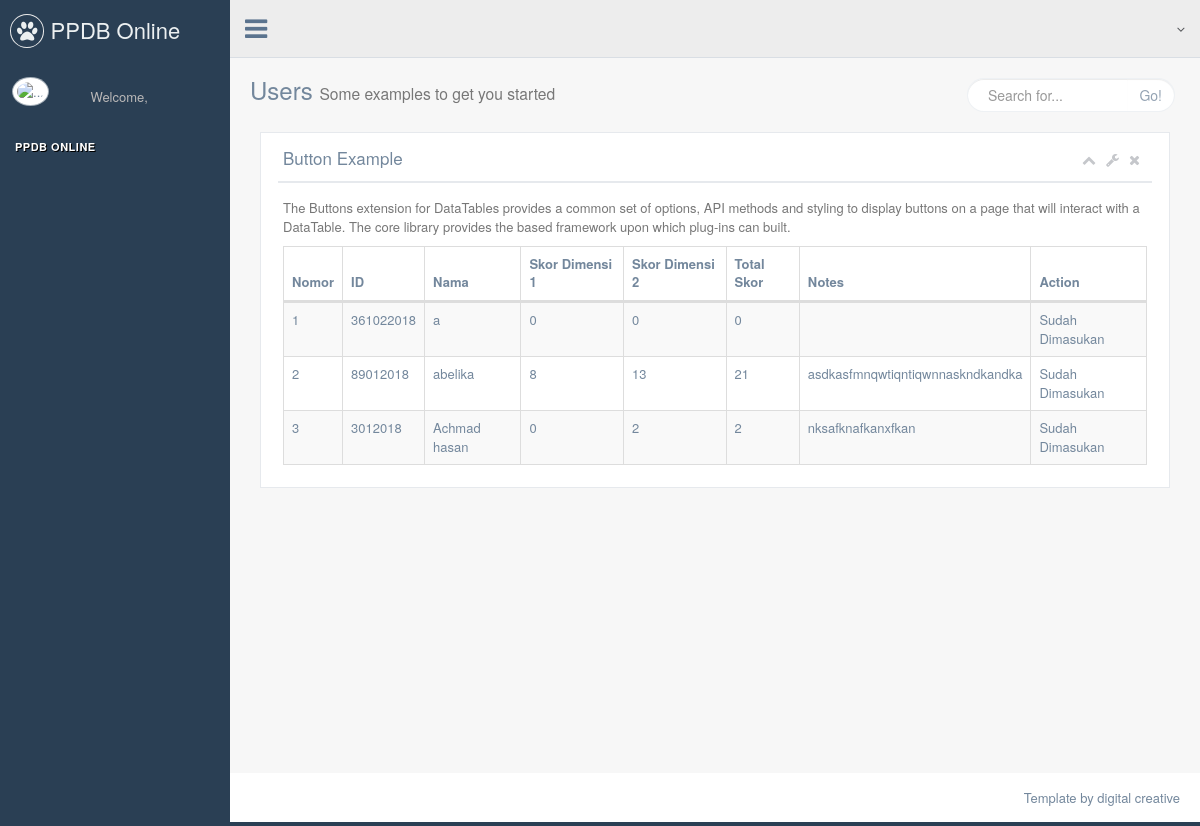
Screenshot of /index.php/admin/list_siswa_all with the database file from the repository.
### tables this page shows
CREATE TABLE `membership` (
  `id` int(11) NOT NULL,
  `nama` varchar(255) DEFAULT NULL,
  `asal_daerah` varchar(255) DEFAULT NULL,
  `email` varchar(255) NOT NULL DEFAULT '',
  `role` int(11) DEFAULT '1',
  `status` int(11) NOT NULL DEFAULT '0',
  `foto_pribadi` varchar(2500) DEFAULT '',
  `password` varchar(32) DEFAULT NULL,
  `status_fase` int(11) NOT NULL DEFAULT '0',
  `melengkapi_data` int(11) NOT NULL DEFAULT '0',
  `fotokopi_rapor` int(11) NOT NULL DEFAULT '0',
  `pas_foto` int(11) NOT NULL DEFAULT '0',
  `fotokopi_ktp` int(11) NOT NULL DEFAULT '0',
  `fotokopi_kk` int(11) NOT NULL DEFAULT '0',
  `formulir_referensi` int(11) NOT NULL DEFAULT '0',
  `fotokopi_rekening_listrik` int(11) NOT NULL DEFAULT '0',
  `fotokopi_slip_gaji` int(11) NOT NULL DEFAULT '0',
  `surat_keterangan_tidak_mampu` int(11) NOT NULL DEFAULT '0',
  `fotokopi_ijazah` int(11) NOT NULL DEFAULT '0',
  `wni_domisili` int(11) NOT NULL DEFAULT '0',
  `usia_diatas_14` int(11) NOT NULL DEFAULT '0',
  `rata_rata_rapor` int(11) NOT NULL DEFAULT '0',
  `peringkat_10` int(11) NOT NULL DEFAULT '0',
  `tagihan_listrik` int(11) NOT NULL DEFAULT '0',
  `dukungan_referensi` int(11) NOT NULL DEFAULT '0',
  `lulusan_maksimal` int(11) NOT NULL DEFAULT '0',
  `tidak_sedang_menjabat` int(11) NOT NULL DEFAULT '0',
  `status_raport` int(11) NOT NULL DEFAULT '0',
  `skor_raport` int(11) NOT NULL DEFAULT '0',
  `status_organisasi` int(11) NOT NULL DEFAULT '0',
  `skor_organisasi` int(11) NOT NULL DEFAULT '0',
  `status_kepemimpinan` int(11) NOT NULL DEFAULT '0',
  `skor_kepimpinan` int(11) NOT NULL DEFAULT '0',
  `status_kreatifitas` int(11) NOT NULL DEFAULT '0',
  `skor_kreatifitas` int(11) NOT NULL DEFAULT '0',
  `status_keahlian_bidang` int(11) NOT NULL DEFAULT '0',
  `skor_keahlian_bidang` int(11) NOT NULL DEFAULT '0',
  `status_sertifikat_kota` int(11) NOT NULL DEFAULT '0',
  `skor_sertifikat_kota` int(11) NOT NULL DEFAULT '0',
  `status_sertifikat_provinsi` int(11) NOT NULL DEFAULT '0',
  `skor_sertifikat_provinsi` int(11) NOT NULL DEFAULT '0',
  `status_sertifikat_nasional` int(11) NOT NULL DEFAULT '0',
  `skor_sertifikat_nasional` int(11) NOT NULL DEFAULT '0',
  `status_essai` int(11) NOT NULL DEFAULT '0',
  `skor_essai` int(11) NOT NULL DEFAULT '0',
  `status_juara` int(11) NOT NULL DEFAULT '0',
  `skor_juara` int(11) NOT NULL DEFAULT '0',
  `status_juara_umum` int(11) NOT NULL DEFAULT '0',
  `skor_juara_umum` int(11) NOT NULL DEFAULT '0',
  `status_referensi` int(11) NOT NULL DEFAULT '0',
  `skor_referensi` int(11) NOT NULL DEFAULT '0',
  `notes` text NOT NULL,
  `status_notes` int(11) NOT NULL DEFAULT '0',
  `rumah_tampak_depan` int(11) NOT NULL DEFAULT '0',
  `rumah_tampak_belakang` int(11) NOT NULL DEFAULT '0',
  `rumah_tampak_kanan` int(11) NOT NULL DEFAULT '0',
  `rumah_tampak_kiri` int(11) NOT NULL DEFAULT '0',
  `ruang_tengah` int(11) NOT NULL DEFAULT '0',
  `kamar_tidur` int(11) NOT NULL DEFAULT '0',
  `dapur` int(11) NOT NULL DEFAULT '0',
  `kamar_mandi` int(11) NOT NULL DEFAULT '0',
  `ktp_ayah` int(11) NOT NULL DEFAULT '0',
  `ktp_ibu` int(11) NOT NULL DEFAULT '0',
  `kartu_keluarga` int(11) NOT NULL DEFAULT '0',
  `surat_keteranga_tidak_mampu` int(11) NOT NULL DEFAULT '0',
  `slip_gaji_ayah` int(11) NOT NULL DEFAULT '0',
  `slip_gaji_ibu` int(11) NOT NULL DEFAULT '0',
  `pembayaran_listrik` int(11) NOT NULL DEFAULT '0',
  `sewa_rumah` int(11) NOT NULL DEFAULT '0',
  `sertifikat` int(11) NOT NULL DEFAULT '0',
  `sk_organisasi` int(11) NOT NULL DEFAULT '0'
);

### application/controllers/Admin.php (called while the page is built, shortened)
<?php
class Admin extends CI_Controller {
	  public function __construct()
    {
        $this->load->model('Data_Admin');
    }
	public function list_siswa_all()
	{
		$data['siswa_all']= $this->Data_Admin->get_all_data_();
		$this->load->view('admin/list_all',$data);
	}
}

### index.php (called while the page is built, shortened)
<?php
require_once BASEPATH.'core/CodeIgniter.php';

### application/models/Data_Admin.php (called while the page is built, shortened)
<?php
class Data_Admin extends CI_Model {
     public function get_all_data_()
    {
        $sql = "SELECT SUM(skor_raport+skor_organisasi+skor_kepimpinan+skor_kreatifitas+skor_keahlian_bidang+skor_sertifikat_kota+skor_sertifikat_provinsi+skor_sertifikat_nasional+skor_essai+skor_juara+skor_juara_umum+skor_referensi) as skor_total,membership.id,membership.email,membership.nama,data_pribadi.nomor_telpon,membership.status_fase,SUM(skor_raport+skor_organisasi+skor_kepimpinan+skor_kreatifitas+skor_keahlian_bidang) as skor_dimensi_1,SUM(skor_sertifikat_kota+skor_sertifikat_provinsi+skor_sertifikat_nasional+skor_essai+skor_juara+skor_juara_umum+skor_referensi) as skor_dimensi_2,notes FROM `membership`,`data_pribadi` where data_pribadi.email=membership.email and membership.status=2 AND `melengkapi_data` = 1 AND `fotokopi_rapor` = 1 AND `pas_foto` = 1 AND `fotokopi_ktp` = 1 AND `fotokopi_kk` = 1 AND `formulir_referensi` = 1 AND `fotokopi_rekening_listrik` = 1 AND `fotokopi_slip_gaji` = 1 AND `surat_keterangan_tidak_mampu` = 1 AND `fotokopi_ijazah` = 1 AND `wni_domisili` = 1 AND `usia_diatas_14` = 1 AND `rata_rata_rapor` = 1 AND `peringkat_10` = 1 AND `tagihan_listrik` = 1 AND `dukungan_referensi` = 1 AND `lulusan_maksimal` = 1 AND `tidak_sedang_menjabat` = 1 GROUP by membership.email  ASC ";
        $query = $this->db->query($sql);
        return $query->result_array();
    }
}

### application/views/admin/list_all.php (the view, shortened to what this page needs)
<!DOCTYPE html>
<html lang="en">
  <head>
    <link href="<?php echo base_url(); ?>/vendors/bootstrap/dist/css/bootstrap.min.css" rel="stylesheet">
    <link href="<?php echo base_url(); ?>/vendors/font-awesome/css/font-awesome.min.css" rel="stylesheet">
    <link href="<?php echo base_url(); ?>/vendors/nprogress/nprogress.css" rel="stylesheet">
    <link href="<?php echo base_url(); ?>/vendors/iCheck/skins/flat/green.css" rel="stylesheet">
    <link href="<?php echo base_url(); ?>/vendors/datatables.net-bs/css/dataTables.bootstrap.min.css" rel="stylesheet">
    <link href="<?php echo base_url(); ?>/vendors/datatables.net-buttons-bs/css/buttons.bootstrap.min.css" rel="stylesheet">
    <link href="<?php echo base_url(); ?>/vendors/datatables.net-fixedheader-bs/css/fixedHeader.bootstrap.min.css" rel="stylesheet">
    <link href="<?php echo base_url(); ?>/vendors/datatables.net-responsive-bs/css/responsive.bootstrap.min.css" rel="stylesheet">
    <link href="<?php echo base_url(); ?>/vendors/datatables.net-scroller-bs/css/scroller.bootstrap.min.css" rel="stylesheet">
    <link href="../build/css/custom.min.css" rel="stylesheet">
  </head>
  <body class="nav-md">
    <div class="container body">
      <div class="main_container">
        <div class="col-md-3 left_col">
          <div class="left_col scroll-view">
            <div class="navbar nav_title" style="border: 0;">
              <a href="<?php echo base_url(); ?>/home" class="site_title"><i class="fa fa-paw"></i> <span>PPDB Online SMAN SUMSEL !</span></a>
            </div>
            <div class="profile clearfix">
              <div class="profile_pic">
                <img src="images/img.jpg" alt="..." class="img-circle profile_img">
              </div>
              <div class="profile_info">
                <span>Welcome,</span>
              </div>
            </div>
            <br />
            <div id="sidebar-menu" class="main_menu_side hidden-print main_menu">
              <div class="menu_section">
                <h3>PPDB ONline</h3>
              </div>
            </div>
          </div>
        </div>
        <div class="top_nav">
          <div class="nav_menu">
            <nav>
              <div class="nav toggle">
                <a id="menu_toggle"><i class="fa fa-bars"></i></a>
              </div>
              <ul class="nav navbar-nav navbar-right">
                <li class="">
                  <a href="javascript:;" class="user-profile dropdown-toggle" data-toggle="dropdown" aria-expanded="false">
                    <span class=" fa fa-angle-down"></span>
                  </a>
                </li>
              </ul>
            </nav>
          </div>
        </div>
          <div class="right_col" role="main">
            <div class="">
              <div class="page-title">
                <div class="title_left">
                  <h3>Users <small>Some examples to get you started</small></h3>
                </div>
                <div class="title_right">
                  <div class="col-md-5 col-sm-5 col-xs-12 form-group pull-right top_search">
                    <div class="input-group">
                      <input type="text" class="form-control" placeholder="Search for...">
                      <span class="input-group-btn">
                        <button class="btn btn-default" type="button">Go!</button>
                      </span>
                    </div>
                  </div>
                </div>
              </div>
              <div class="clearfix"></div>
              <div class="col-md-12 col-sm-12 col-xs-12">
                <div class="x_panel">
                  <div class="x_title">
                    <h2>Button Example <small>Users</small></h2>
                    <ul class="nav navbar-right panel_toolbox">
                      <li><a class="collapse-link"><i class="fa fa-chevron-up"></i></a>
                      </li>
                      <li class="dropdown">
                        <a href="#" class="dropdown-toggle" data-toggle="dropdown" role="button" aria-expanded="false"><i class="fa fa-wrench"></i></a>
                      </li>
                      <li><a class="close-link"><i class="fa fa-close"></i></a>
                      </li>
                    </ul>
                    <div class="clearfix"></div>
                  </div>
                  <div class="x_content">
                    <p class="text-muted font-13 m-b-30">
                      The Buttons extension for DataTables provides a common set of options, API methods and styling to display buttons on a page that will interact with a DataTable. The core library provides the based framework upon which plug-ins can built.
                    </p>
                    <table id="datatable-buttons" class="table table-striped table-bordered">
                      <thead>
                        <tr>
                          <th>Nomor</th>
                          <th>ID</th>
                          <th>Nama</th>
                          <th>Skor Dimensi 1</th>
                           <th>Skor Dimensi 2</th>
                            <th>Total Skor</th>
                             <th>Notes</th>
                              <th>Action</th>
                        </tr>
                      </thead>
                      <tbody>
                         <?php
                        $nomor=1;
                        for ($i=0; $i<sizeof($siswa_all); $i++){
                        ?>
                        <tr>
                           <td><?php echo $nomor; ?></td>
                          <td><?php echo $siswa_all[$i]['id']; ?></td>
                          <td><?php echo $siswa_all[$i]['nama']; ?></td>
                           <td><?php echo $siswa_all[$i]['skor_dimensi_1']; ?></td>
                            <td><?php echo $siswa_all[$i]['skor_dimensi_2']; ?></td>
                             <td><?php echo $siswa_all[$i]['skor_total']; ?></td>
                              <td><?php echo $siswa_all[$i]['notes']; ?></td>
                          <?php if($siswa_all[$i]['status_fase']==0) : ?>
                            <td>
                                <form  action="<?php echo base_url(); ?>Admin/update_status_fase" method="post">
                                <input type="text" style="display: none;" id="email" name="email" value="<?php echo $siswa_all[$i]['email']; ?>" >
                                 <input type="text" id="status_fase" name="status_fase" value="1" style="display: none;">
                                <input type="submit" value="Layak">
                                </form>
                                <form  action="<?php echo base_url(); ?>Admin/update_status_fase" method="post">
                                <input type="text" style="display: none;" id="email" name="email" value="<?php echo $siswa_all[$i]['email']; ?>" >
                                 <input type="text" id="status_fase" name="status_fase" value="2" style="display: none;">
                                <input type="submit" value="Tidak Layak">
                                </form>
                               </td>
                          <?php else : ?>
                              <td>Sudah Dimasukan</td>
                          <?php endif; ?>
                        </tr>
                        <?php $nomor++; } ?>
                      </tbody>
                    </table>
                  </div>
                </div>
              </div>
            </div>
          </div>
         <footer>
          <div class="pull-right">
            Template by digital creative
          </div>
          <div class="clearfix"></div>
        </footer>
      </div>
    </div>
  </body>
</html>

### rows the page displays
membership: id "361022018", nama "a", skor_dimensi_1 "0", skor_dimensi_2 "0", skor_total "0", status_fase "Sudah Dimasukan"
membership: id "89012018", nama "abelika", skor_dimensi_1 "8", skor_dimensi_2 "13", skor_total "21", notes "asdkasfmnqwtiqntiqwnnaskndkandka", status_fase "Sudah Dimasukan"
membership: id "3012018", nama "Achmad hasan", skor_dimensi_1 "0", skor_dimensi_2 "2", skor_total "2", notes "nksafknafkanxfkan", status_fase "Sudah Dimasukan"
